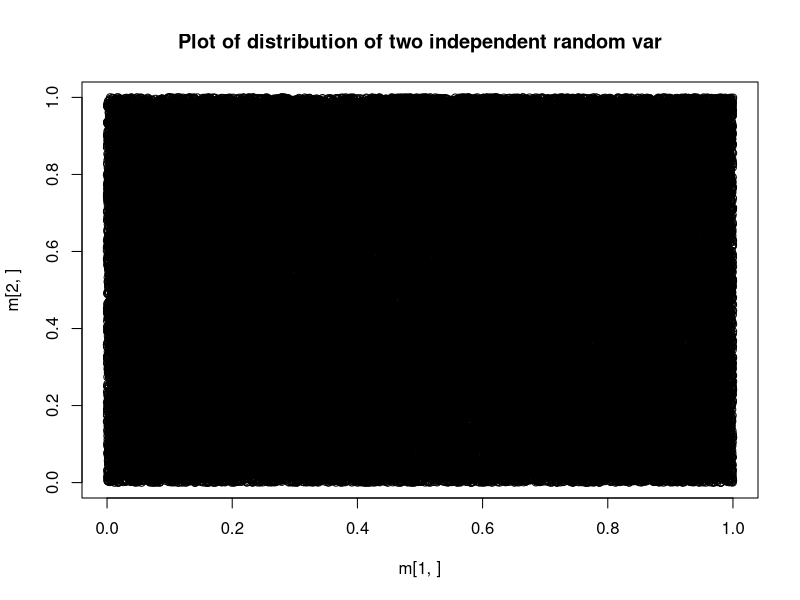
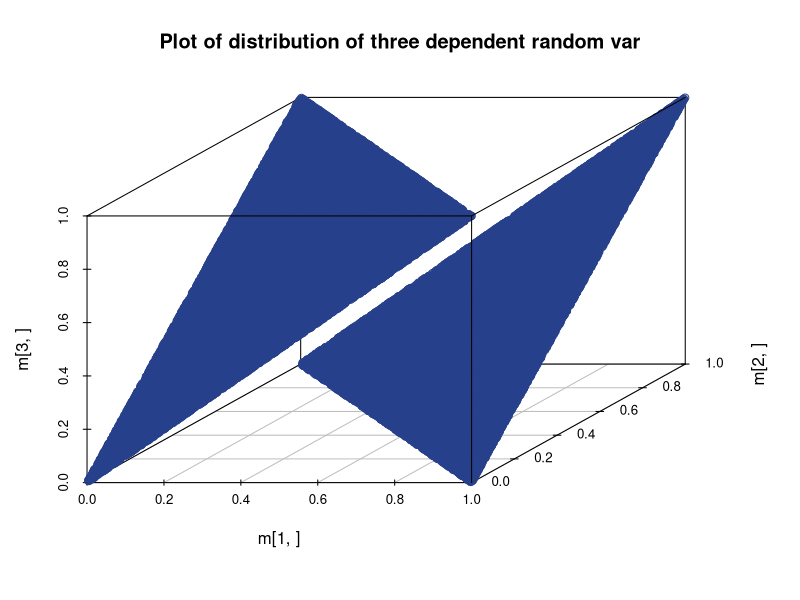
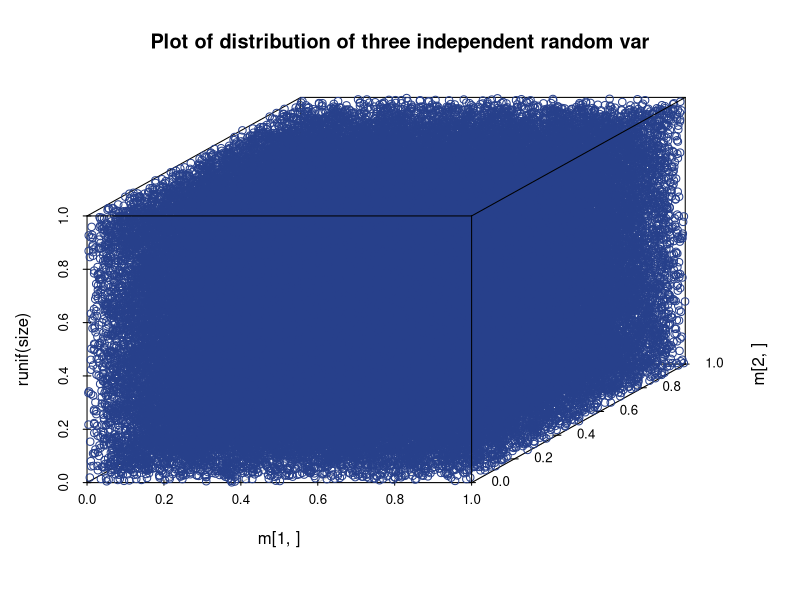
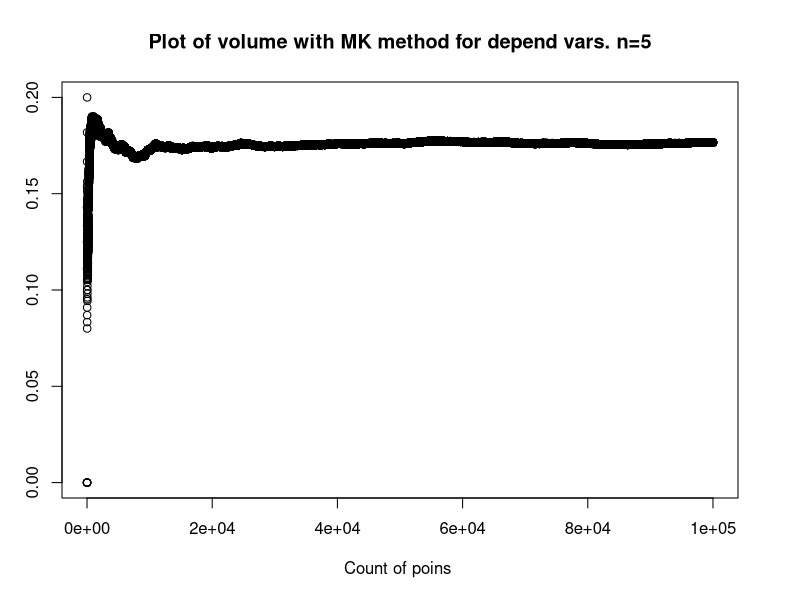
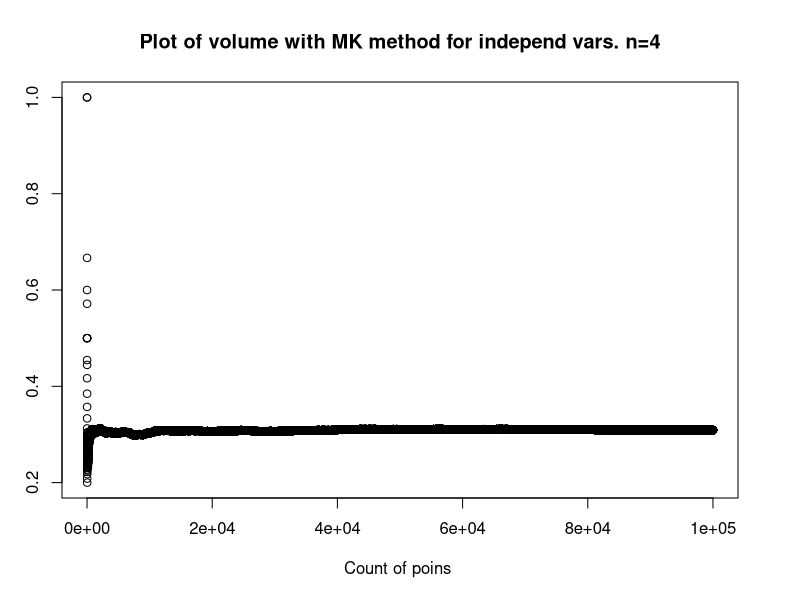
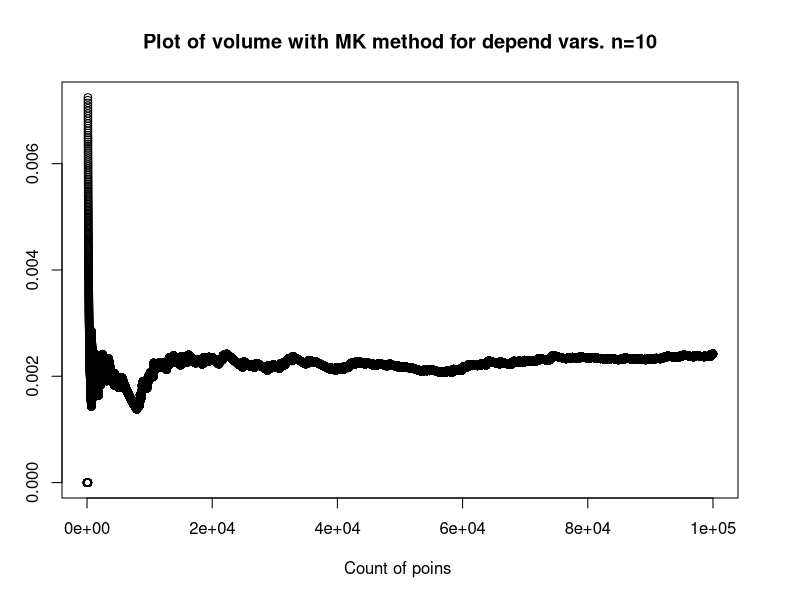
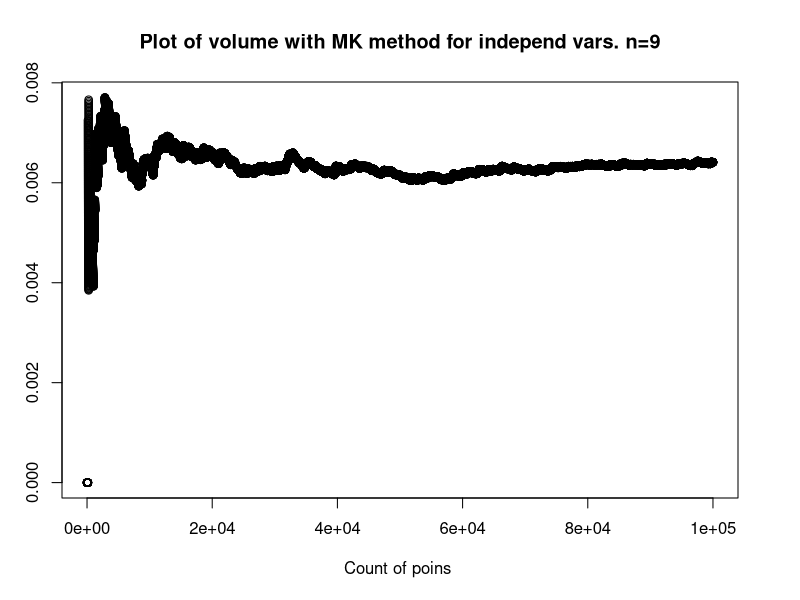

These charts were generated, in order, by the following R code:
n = 3
size = 100000
get = function(){
  result = runif(n-1)
  return( c(result, sum(result)%%1))
}
spheresCenter = rep_len(0.5, n)
smallsphereCentre = rep_len(0.5,n-1)
isInSphere= function(spheresCenter,x){  
  vec = rbind(spheresCenter, x)
  d = dist(vec)
  return(d<0.5)
}
Vectorize(isInSphere)
m=replicate(size,get())

plot(x = m[1,],y = m[2,],main="Plot of distribution of two independent random var",type = "p")
library(scatterplot3d)
library(plotrix)
scatterplot3d(x= m[1,],y=m[2,],z=m[3,],main="Plot of distribution of three dependent random var",color="royalblue4")
scatterplot3d(x=m[1,],y=m[2,],z=runif(size),main="Plot of distribution of three independent random var",color="royalblue4")

n = 5
spheresCenter = rep_len(0.5, n)
smallsphereCentre = rep_len(0.5,n-1)
count_in_n_sphere = 0
volume_n_sphere = array(dim=size)
count_in_nm1_sphere = 0
volume_nm1_sphere = array(dim=size)
for (i in seq(1,size)){
  point = get()
  count_in_n_sphere = count_in_n_sphere + isInSphere(spheresCenter,point)
  volume_n_sphere[i] = count_in_n_sphere/i
  count_in_nm1_sphere = count_in_nm1_sphere + isInSphere(smallsphereCentre,point[1:n-1])
  volume_nm1_sphere[i] = count_in_nm1_sphere/i
}
plot(seq(1,size), volume_n_sphere, main="Plot of volume with MK method for depend vars. n=5", 
     xlab="Count of poins ", ylab="Volume ", pch=1)
print(volume_n_sphere[size])
plot(seq(1,size), volume_nm1_sphere, main="Plot of volume with MK method for independ vars. n=4", 
     xlab="Count of poins ", ylab="Volume ", pch=1)
print(volume_nm1_sphere[size])

n = 10
spheresCenter = rep_len(0.5, n)
smallsphereCentre = rep_len(0.5,n-1)
count_in_n_sphere = 0
volume_n_sphere = array(dim=size)
count_in_nm1_sphere = 0
volume_nm1_sphere = array(dim=size)
for (i in seq(1,size)){
  point = get()
  count_in_n_sphere = count_in_n_sphere + isInSphere(spheresCenter,point)
  volume_n_sphere[i] = count_in_n_sphere/i
  count_in_nm1_sphere = count_in_nm1_sphere + isInSphere(smallsphereCentre,point[1:n-1])
  volume_nm1_sphere[i] = count_in_nm1_sphere/i
}
plot(seq(1,size), volume_n_sphere, main="Plot of volume with MK method for depend vars. n=10", 
     xlab="Count of poins ", ylab="Volume ")
print(volume_n_sphere[size])
plot(seq(1,size), volume_nm1_sphere, main="Plot of volume with MK method for independ vars. n=9", 
     xlab="Count of poins ", ylab="Volume ")
print(volume_nm1_sphere[size])
